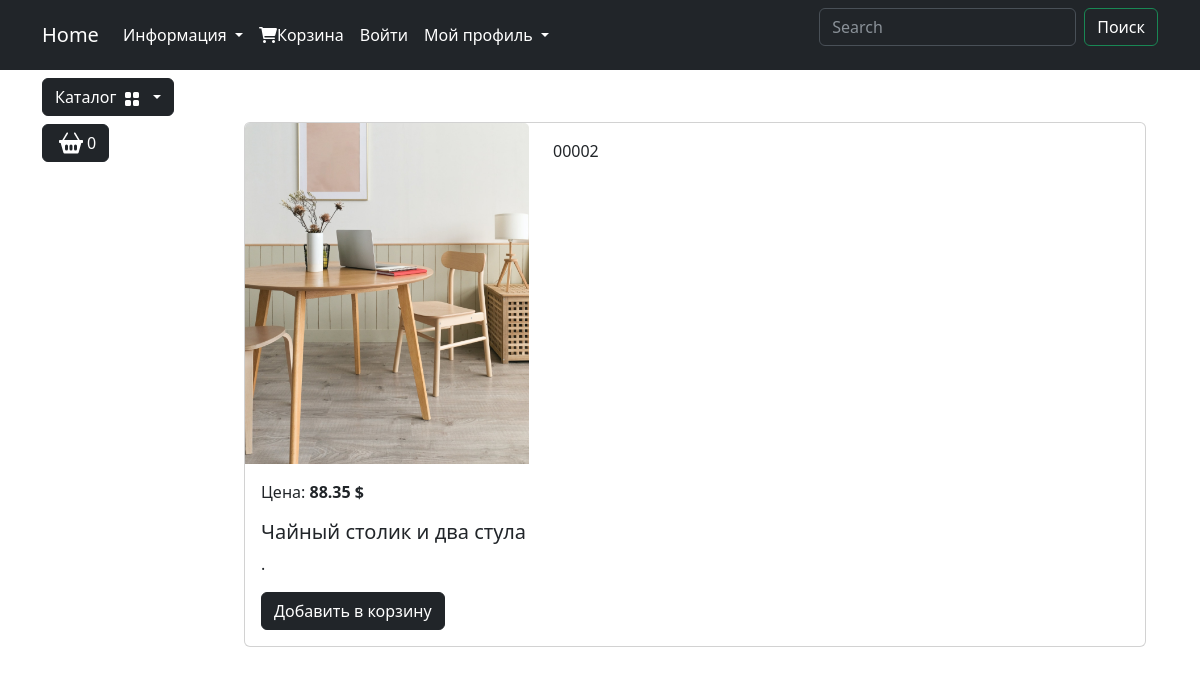
The app's page /catalog/product/chajnyj-stolik-i-dva-stula/ with its own data.
### goods/models.py (models this page shows, shortened)
class Products(models.Model):
    name = models.CharField("Назва", max_length=100, unique=True)
    slug = models.SlugField('url', max_length=150, unique=True, blank=True, null=True)
    description= models.TextField("Опис",blank=True, null=True)
    image = models.ImageField('Зображення' ,upload_to='goods_images',blank=True, null=True)
    price = models.DecimalField('Ціна',default=0.00, max_digits=7, decimal_places=2)
    discount = models.DecimalField('Знижка',default=0.00, max_digits=4, decimal_places=2)
    quantity = models.PositiveIntegerField('Кількість',default=0)
    category = models.ForeignKey(to=Categories,on_delete=models.PROTECT,verbose_name='Категорія')
    class Meta:
        db_table: str = "product"
        verbose_name= "Продукт"
        verbose_name_plural= "Продукти"
        ordering = ('id',)
    def display_id(self): #Це ID товару записано
        return f' {self.id:05}'
    def sell_price(self): #Це знижка
        if self.discount:
            return round (self.price - self.price * self.discount/100,2)
        return self.price

### goods/views.py (the view)
# urls.py: path('product/<slug:product_slug>/', views.product,name='product'), #А тут вже передаємо ім'я продукту транслітом
def product(request, product_slug):
 product_item = Products.objects.get(slug=product_slug)
 context = {
  'product': product_item
 }
 return render(request, 'goods/product.html', context)

### goods/templatetags/goods_tags.py (called while the page is built)
@register.simple_tag() #Реєстрація для того щоб я міг взаємодіяти з функцією де завгодно
def tag_categories(): #Функція повертає каталог коли ми у якомусь розділі
    return Categories.objects.all()

### goods/templates/goods/product.html (shortened to what this page needs)
{% extends 'main/base.html' %}
{% load static %}
{% block content  %}
<div class="container mt-5">
                        <div class="card mb-4 custom-shadow">
                            <div class="row">
                                <div class="col-md-4">
                                    <img src="{{product.image.url}}" class="card-img-top" alt="..."
                                        class="img-thumbnail" data-bs-toggle="modal" data-bs-target="#imageModal1">
                                </div>
                                <div class="col-md-4 ">
                                    <p class="product_id mt-3">{{ product.display_id }}</p>
                                </div>
                            </div>
                            <div class="card-body">
                                <p class="card-text">Цена: <strong>{{product.sell_price}} $</strong></p>
                                <h5 class="card-title">{{ product.name }}</h5>
                                <p class="card-text">{{ product.discription }}.</p>
                                <a href="#" class="btn btn-dark add-to-cart">Добавить в корзину</a>
                            </div>
                        </div>
                    </div>
                </div>
{% endblock %}

### records on screen
Products: image (picture), display_id "00002", sell_price "88.35", name "Чайный столик и два стула"
